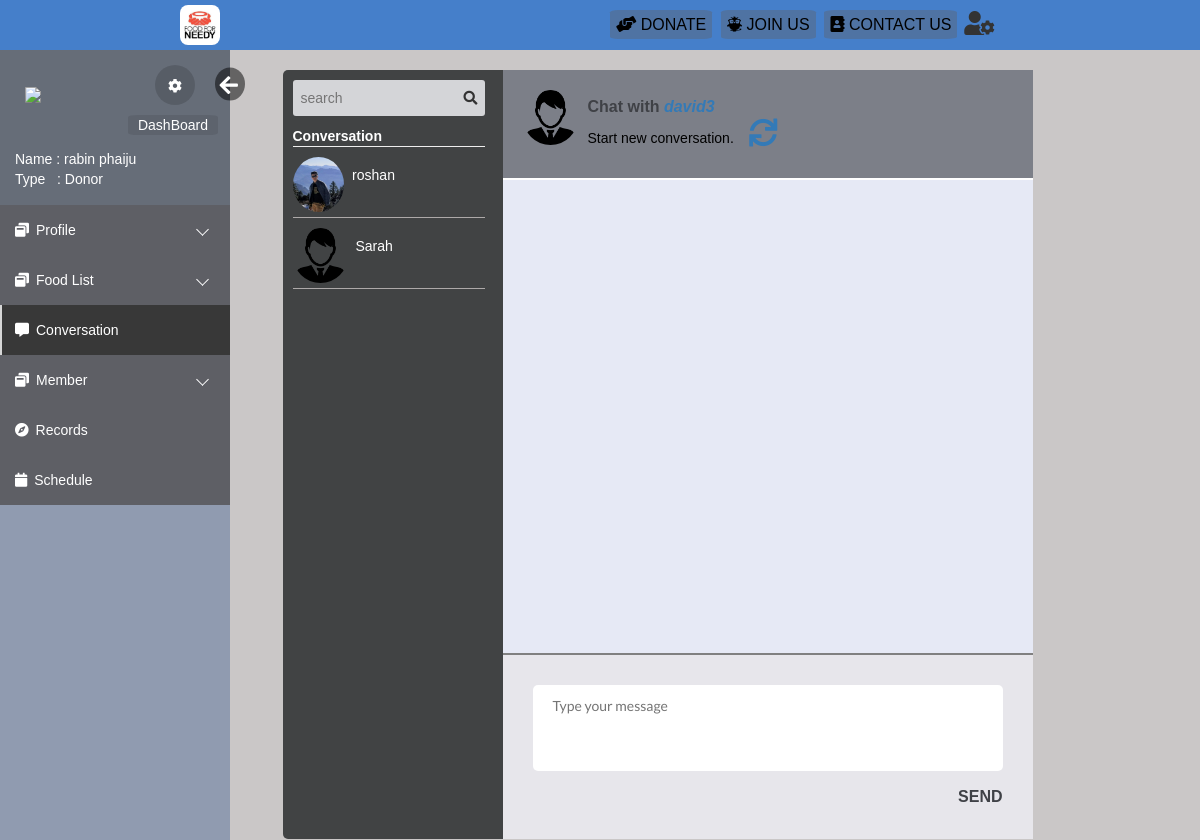
The app's page /html/chat.php?session_name=david3 (signed in), older data.
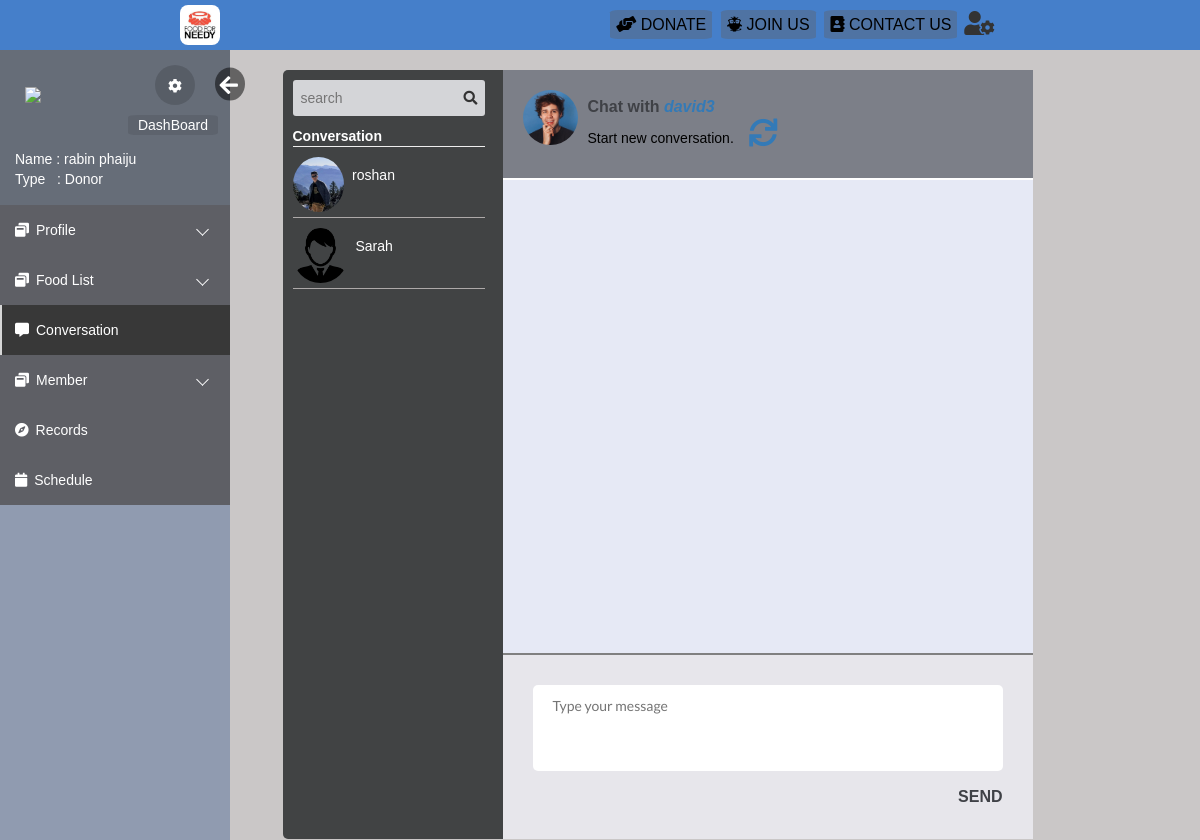
The same page, newer data.
### tables this page shows
CREATE TABLE `register` (
  `reg_id` int(10) UNSIGNED NOT NULL,
  `username` varchar(20) NOT NULL,
  `pic` varchar(255) DEFAULT NULL,
  `user_type` varchar(20) DEFAULT NULL,
  `firstname` varchar(20) NOT NULL,
  `lastname` varchar(20) NOT NULL,
  `email` varchar(40) DEFAULT NULL,
  `location` varchar(30) DEFAULT NULL,
  `contact` text DEFAULT NULL COMMENT 'Contact No',
  `dob` date DEFAULT NULL,
  `created_at` timestamp NOT NULL DEFAULT current_timestamp(),
  `updated_at` datetime DEFAULT NULL ON UPDATE current_timestamp(),
  `password` varchar(40) NOT NULL,
  `secret_key` varchar(6) DEFAULT NULL,
  `verified` tinyint(1) NOT NULL DEFAULT 0,
  `verifiedby_id` int(6) NOT NULL DEFAULT 0 COMMENT 'Verified By',
  `remark` varchar(50) DEFAULT NULL,
  `status` tinyint(4) DEFAULT 1,
  `code` varchar(10) DEFAULT NULL
);

### html/chat.php (the view, shortened to what the changed rows need)
<?php
$pass_user= @$_GET['session_name'];
 ?>
<!DOCTYPE html>
<html lang="en">
<head>
    <link rel="stylesheet" href="https://maxcdn.bootstrapcdn.com/bootstrap/3.3.6/css/bootstrap.min.css">
    <link rel="stylesheet" href="https://maxcdn.bootstrapcdn.com/font-awesome/4.6.3/css/font-awesome.min.css">
    <link rel="stylesheet" href="css/loginindex.css">
    <link rel="stylesheet" href="css/editprofile.css">
    <link rel="stylesheet" href="css/index.css">
    <link rel="stylesheet" href="https://use.fontawesome.com/releases/v5.3.1/css/all.css">
    <link rel="stylesheet" href="css/chat.css">
</head>
<body>
    <div class="body_wrapper">
        <div class="container">
            <div class="col-md-9 col-sm-9 contains">
            <div class="containers clearfix">
    <?php
        $current_userid=$_SESSION['reg_id'];
                                require_once('DBConnect.php');
                                $sql1="SELECT `username` FROM `register` WHERE `reg_id`='$current_userid'";
                                $result1 = mysqli_query($conn, $sql1);
                                $row1 = mysqli_fetch_assoc($result1);
                                $current_user=$row1['username'];
        $sql = "SELECT * from `messages` WHERE `msg_to`='$current_user' OR `msg_from`='$current_user'";
         require_once("DBConnect.php");
         $result = $conn-> query($sql);
         $chat_users = array($current_user);
if($result-> num_rows >0){
    while($row = $result-> fetch_assoc()){  ?>
        <?php
                    if(in_array($row['msg_to'],$chat_users)){
                    }else{
                    array_push($chat_users,$row['msg_to']);
            ?>
    <?php } } }?>
    <div class="chat">
      <div class="chat-header clearfix">
          <?php
          if($pass_user!=null){
            $chat_users[1]=$pass_user;
          }
              require_once('DBConnect.php');
              $user_pic=$chat_users[1];
              $sql2="SELECT `pic` FROM `register` WHERE `username`='$user_pic'";
              $result2 = mysqli_query($conn, $sql2);
              $row2 = mysqli_fetch_assoc($result2);
            if($row2['pic']==null){?>
                <img src="files/user.png" height=55px style="border-radius:50%" alt="avatar" />
             <?php }else{
              ?>
        <img src="files/<?php echo $row2['pic'];?>" height=55px style="border-radius:50%"  alt="avatar" />
             <?php } ?>
        <div class="chat-about">
          <div class="chat-with">Chat with  <i><a href="viewprofile.php?view=<?php echo $chat_users[1];?>"><?php echo $chat_users[1];?></a></i></div>
          <div class="chat-num-messages"></div>
        </div>
      </div>
    </div>
  </div>
            </div>
        </div>
    </div>
</body>
</html>

Row changes from the older to the newer data that the page shows:
added register: pic (picture)
